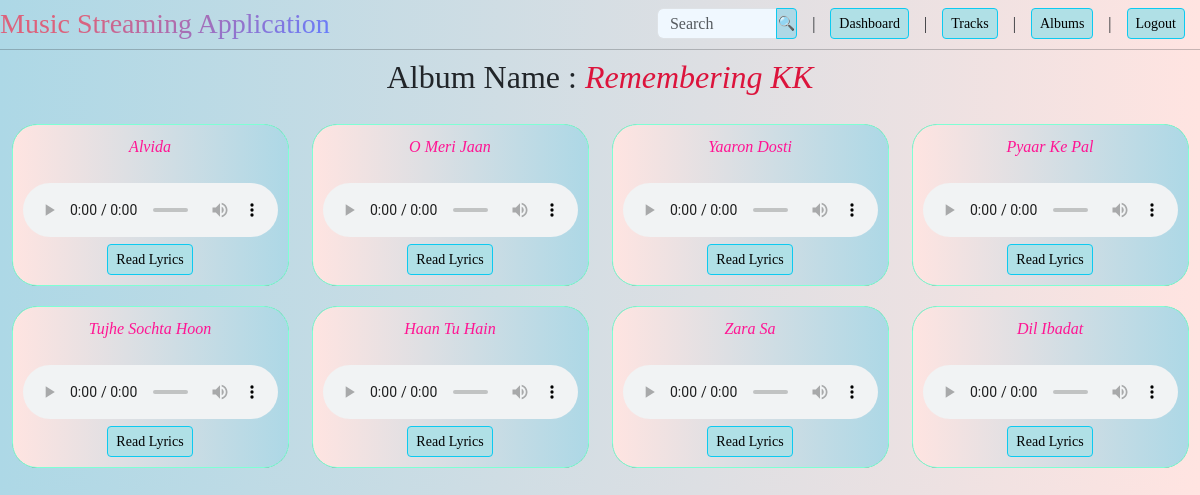
Screenshot of /admin/album_detail/1 with the database file from the repository.
### app.py (models this page shows)
class Album(db.Model):
    __tablename__ = 'albums'
    id = db.Column(db.Integer, primary_key=True)
    name = db.Column(db.String, nullable=False, unique=True)
    user_id = db.Column(db.Integer, db.ForeignKey('users.id'), nullable=False)
    songs_in_album = db.relationship('Songs_in_Album', backref='album', lazy=True)

class Songs(db.Model):
    __tablename__ = 'songs'
    id = db.Column(db.Integer, primary_key=True)
    title = db.Column(db.String, nullable=False)
    singer = db.Column(db.String, nullable=False)
    date = db.Column(db.String, nullable=False)
    lyrics = db.Column(db.String, nullable=False)
    genre = db.Column(db.String, nullable=False)
    filename = db.Column(db.String, nullable=False)
    user_id = db.Column(db.Integer, db.ForeignKey('users.id'))
    __table_args__ = (UniqueConstraint('title', 'singer', name='unique_singer_title'),)

### app.py (the view)
    @app.route('/admin/album_detail/<id>', methods=['GET'])
    def admin_album(id):
        album = Album.query.get(id)  # get album through id
        songs_in_album = Songs_in_Album.query.filter_by(album_id=id).all()  # gets all the songs in album
        songs = [song_in_album.song for song_in_album in songs_in_album]
        error = None
        if not songs:
            error = 'This album is empty.'
        return render_template('admin_viewAlbum.html', album=album, songs=songs, error=error)

### templates/admin_viewAlbum.html (shortened to what this page needs)
<!DOCTYPE html>
<html lang="en">
  <head>
    <link
      href="https://cdn.jsdelivr.net/npm/bootstrap@5.3.2/dist/css/bootstrap.min.css"
      rel="stylesheet"
/>
    <link rel="stylesheet" href="/static/styles/admin_albumView.css" />
  </head>
  <body>
    <div class="header">
      <h3>Music Streaming Application</h3>
      <ul class="nav">
        <li class="nav-item">
          <form class="input-group" method="POST", action="{{ url_for('admin_search') }}">
            <input type="search" name="search" class="form-control" style="width: 120px; height:31px; margin:0px;"
            placeholder="Search"/>
            <input type="submit" class="btn btn-info btn-sm" value="🔍" style="height: 31px;
            padding: 0px; background-color: lightblue; margin-right:15px; width:21.23px;"/>
          </form>
        </li> |
        <li class="nav-item">
          <a href="{{ url_for('admin_dash') }}" class="btn btn-info btn-sm">Dashboard</a>
        </li> |
        <li class="nav-item">
          <a href="{{ url_for('manage_tracks') }}" class="btn btn-info btn-sm">Tracks</a>
        </li> |
        <li class="nav-item">
          <a href="{{ url_for('manage_albums') }}" class="btn btn-info btn-sm">Albums</a>
        </li> |
        <li class="nav-item">
          <a href="{{ url_for('index') }}" class="btn btn-info btn-sm">Logout</a>
        </li>
      </ul>
    </div>
    <hr />
    <h2>Album Name : <em style="color: crimson;">{{album.name}}</em></h2>
    <div class="blox">
          {% for song in songs %}
            <div class="box-sm">
              <em>{{ song.title }}</em><br /><br />
              <audio controls>
                <source src="{{ url_for('static', filename='audio/' + song.filename) }}" type="audio/mpeg">
              </audio><br />
              <a href="{{ url_for('song_details', id=song.id) }}" class="btn btn-info btn-sm">Read Lyrics</a>
            </div>
          {% endfor %}
        </div>
  </body>
</html>

### static/styles/admin_albumView.css (style rules this page uses)
hr { margin-top: 8px; margin-bottom: 8px; }
.nav { display: flex; align-items: center; justify-content: flex-end; }
h3 { background: -webkit-linear-gradient(315deg,#dc627c 25%,#647eff); background-clip: text; -webkit-background-clip: text; -webkit-text-fill-color: transparent; }
.btn { margin-left: 15px; margin-right: 15px; background: powderblue; }
body { font-family: cursive; background-color: mintcream; background: linear-gradient(to right, lightblue, mistyrose); padding-top: 7px }
.header { display: flex; justify-content: center; align-items: center; }
h3,h6 { margin:0 auto; text-align:left; margin-left: 0px; }
h2 { text-align: center; }
.blox { display: flex; flex-wrap: wrap; justify-content: space-around; }
audio { width: 255px; }
.box-sm { color: deeppink; background-image: linear-gradient(to right, mistyrose, lightblue); background-color: black; border: 1px solid aquamarine; padding: 10px; text-align: center; border-radius: 25px; margin-top: 20px; margin-left: 8px; margin-right: 8px; }
.form-control { padding-top: 6px; margin-top: 6px; height: 31px; background-color: aliceblue; }

### rows the page displays
Album: name "Remembering KK"
Songs: title "Alvida"
Songs: title "O Meri Jaan"
Songs: title "Yaaron Dosti"
Songs: title "Pyaar Ke Pal"
Songs: title "Tujhe Sochta Hoon"
Songs: title "Haan Tu Hain"
Songs: title "Zara Sa"
Songs: title "Dil Ibadat"
